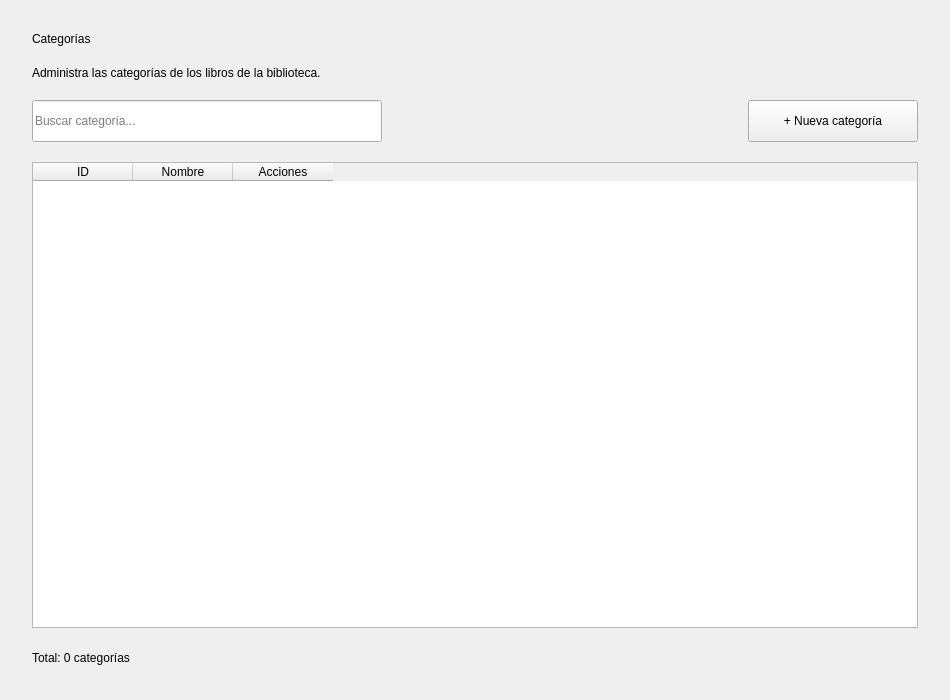
<?xml version="1.0" encoding="UTF-8"?>
<ui version="4.0">
 <class>CategoriasPage</class>
 <widget class="QWidget" name="CategoriasPage">
  <property name="geometry">
   <rect>
    <x>0</x>
    <y>0</y>
    <width>950</width>
    <height>700</height>
   </rect>
  </property>
  <property name="windowTitle">
   <string>Categorías</string>
  </property>
  <layout class="QVBoxLayout" name="layoutPrincipal">
   <property name="spacing">
    <number>20</number>
   </property>
   <property name="leftMargin">
    <number>32</number>
   </property>
   <property name="topMargin">
    <number>32</number>
   </property>
   <property name="rightMargin">
    <number>32</number>
   </property>
   <property name="bottomMargin">
    <number>32</number>
   </property>

   <item>
    <widget class="QLabel" name="lblTitulo">
     <property name="text">
      <string>Categorías</string>
     </property>
    </widget>
   </item>

   <item>
    <widget class="QLabel" name="lblDescripcion">
     <property name="text">
      <string>Administra las categorías de los libros de la biblioteca.</string>
     </property>
    </widget>
   </item>

   <item>
    <layout class="QHBoxLayout" name="layoutHerramientas">
     <property name="spacing">
      <number>16</number>
     </property>

     <item>
      <widget class="QLineEdit" name="txtBuscar">
       <property name="minimumSize">
        <size>
         <width>250</width>
         <height>42</height>
        </size>
       </property>
       <property name="placeholderText">
        <string>Buscar categoría...</string>
       </property>
      </widget>
     </item>

     <item>
      <spacer name="espaciadorHorizontal">
       <property name="orientation">
        <enum>Qt::Horizontal</enum>
       </property>
       <property name="sizeHint" stdset="0">
        <size>
         <width>40</width>
         <height>20</height>
        </size>
       </property>
      </spacer>
     </item>

     <item>
      <widget class="QPushButton" name="btnNuevaCategoria">
       <property name="minimumSize">
        <size>
         <width>170</width>
         <height>42</height>
        </size>
       </property>
       <property name="text">
        <string>+ Nueva categoría</string>
       </property>
      </widget>
     </item>

    </layout>
   </item>

   <item>
    <widget class="QTableWidget" name="tablaCategorias">
     <property name="alternatingRowColors">
      <bool>false</bool>
     </property>
     <property name="selectionBehavior">
      <enum>QAbstractItemView::SelectRows</enum>
     </property>
     <property name="selectionMode">
      <enum>QAbstractItemView::SingleSelection</enum>
     </property>
     <property name="editTriggers">
      <set>QAbstractItemView::NoEditTriggers</set>
     </property>
     <property name="rowCount">
      <number>0</number>
     </property>
     <property name="columnCount">
      <number>3</number>
     </property>

     <column>
      <property name="text">
       <string>ID</string>
      </property>
     </column>

     <column>
      <property name="text">
       <string>Nombre</string>
      </property>
     </column>

     <column>
      <property name="text">
       <string>Acciones</string>
      </property>
     </column>

    </widget>
   </item>

   <item>
    <layout class="QHBoxLayout" name="layoutPie">

     <item>
      <widget class="QLabel" name="lblTotal">
       <property name="text">
        <string>Total: 0 categorías</string>
       </property>
      </widget>
     </item>

     <item>
      <spacer name="espaciadorPie">
       <property name="orientation">
        <enum>Qt::Horizontal</enum>
       </property>
       <property name="sizeHint" stdset="0">
        <size>
         <width>40</width>
         <height>20</height>
        </size>
       </property>
      </spacer>
     </item>

    </layout>
   </item>

  </layout>
 </widget>
 <resources/>
 <connections/>
</ui>
